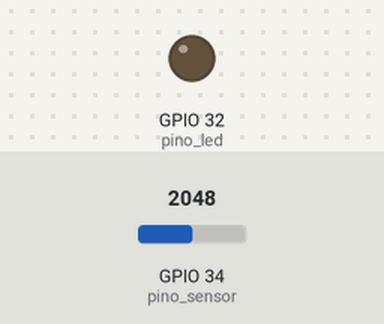
Simulated run of this sketch. Board: ESP32. On the bench: output pins drawn as LEDs (lit = HIGH). Inputs (shaded band) come from the test bench; at power-on: GPIO 34 (pino_sensor) = 2048. What the sketch prints to the serial monitor is not drawn.

Above: at 0.1 s.
At 1.1 s:
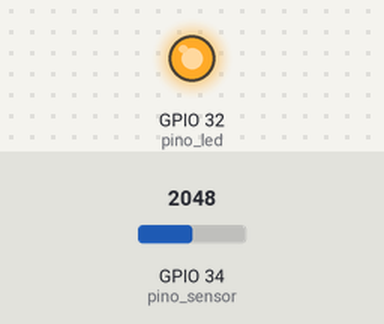
Timing chart, 0 to 2.6 s (numbered marks = the images above):
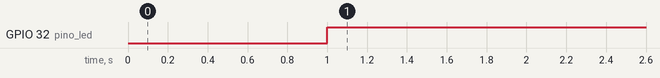

The sketch:

sensor-luminosidade.ino
```cpp
#define pino_sensor 34
#define pino_led 32

int valor_sensor = 0;

void setup() {
  Serial.begin(115200);
  pinMode(pino_led, OUTPUT);
  Serial.println("Setup pronto.");

  delay(1000);
}

void loop() {
  valor_sensor = analogRead(pino_sensor);
  Serial.println(valor_sensor);
  if(valor_sensor < 3500){
    digitalWrite(pino_led, HIGH);
  }
  else{
    digitalWrite(pino_led, LOW);
  }

}
```

Measured:
- by itself, GPIO 32 (pino_led): LOW → HIGH at 1.0 s
